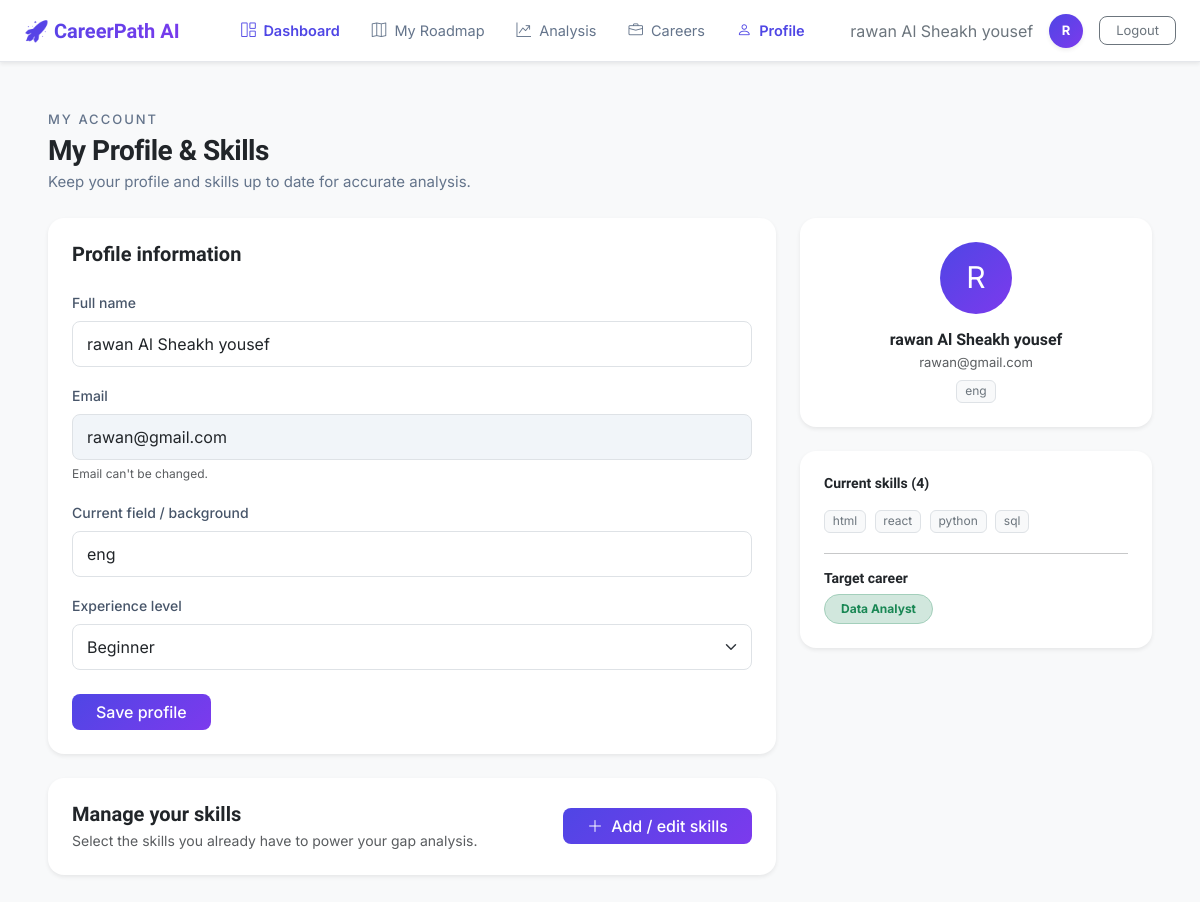
Page /dashboard/profile/ (signed in) on the committed database.
### accounts/models.py (models this page shows, shortened)
class User(AbstractBaseUser, PermissionsMixin):
    email = models.EmailField("email address", unique=True)
    full_name = models.CharField("full name", max_length=150, blank=True)
    is_active = models.BooleanField(default=True)
    is_staff = models.BooleanField(default=False)
    date_joined = models.DateTimeField(auto_now_add=True)
    objects = UserManager()
    USERNAME_FIELD = "email"
    REQUIRED_FIELDS = []  # email & password are prompted by default
    class Meta:
        verbose_name = "user"
        verbose_name_plural = "users"

### dashboard/models.py (models this page shows)
class UserProfile(models.Model):
    EXPERIENCE_CHOICES = [
        ('beginner', 'Beginner'),
        ('intermediate', 'Intermediate'),
        ('advanced', 'Advanced'),
    ]
    user = models.OneToOneField(settings.AUTH_USER_MODEL, on_delete=models.CASCADE, related_name='profile')
    skills = models.JSONField(default=list, blank=True)
    current_field = models.CharField(max_length=150, blank=True)
    experience_level = models.CharField(max_length=20, choices=EXPERIENCE_CHOICES, default='beginner')

### analysis/models.py (models this page shows, shortened)
class CareerTransitionPlan(models.Model):
    user = models.ForeignKey(User, on_delete=models.CASCADE)
    target_career = models.ForeignKey(Career, on_delete=models.CASCADE)
    created_at = models.DateTimeField(auto_now_add=True)

### careers/models.py (models this page shows, shortened)
class Career(models.Model):
    title = models.CharField(max_length=150, unique=True) # مثل: Data Analyst
    description = models.TextField()
    required_skills = models.ManyToManyField(Skill, through='CareerSkill', related_name='careers')

### dashboard/views.py (the view, shortened to what this page needs)
# urls.py: path('profile/', views.profile, name='profile'),
@login_required
def profile(request):
    user = request.user
    profile_obj, _ = UserProfile.objects.get_or_create(user=user)
    plan = None
    try:
        from analysis.models import CareerTransitionPlan
        plan = CareerTransitionPlan.objects.filter(user=user).order_by('-created_at').first()
    except Exception:
        pass
    context = {
        'profile': profile_obj,
        'plan': plan,
    }
    return render(request, 'dashboard/profile.html', context)

### dashboard/templates/dashboard/profile.html (shortened to what this page needs)
{% extends 'dashboard/base.html' %}
{% block content %}
<div class="mb-4">
  <div style="font-size: 13px; color: #64748B; text-transform: uppercase; letter-spacing: 2px; margin-bottom: 4px; font-weight: 500;">My account</div>
  <h1 class="ff-sora fw-bold text-dark mb-1" style="font-size: 28px; letter-spacing: -0.5px;">My Profile &amp; Skills </h1>
  <p style="font-size: 15px; color: #64748B; margin-bottom: 0;">Keep your profile and skills up to date for accurate analysis.</p>
</div>
<div class="row g-4">
  <div class="col-lg-8">
    <div class="card border-0 shadow-sm rounded-4 mb-4">
      <div class="card-body p-4">
        <h5 class="ff-sora fw-bold mb-4">Profile information</h5>
        <form method="post" action="{% url 'dashboard:profile' %}">
          <div class="mb-3">
            <label class="form-label" style="font-size: 14px; color: #475569; font-weight: 500;">Full name</label>
            <input type="text" name="full_name" class="form-control rounded-3"
                   value="{{ user.full_name }}" placeholder="Your full name"
                   style="padding: 10px 14px;">
          </div>
          <div class="mb-3">
            <label class="form-label" style="font-size: 14px; color: #475569; font-weight: 500;">Email</label>
            <input type="email" class="form-control rounded-3" value="{{ user.email }}"
                   disabled style="padding: 10px 14px; background: #F1F5F9;">
            <small class="text-muted" style="font-size: 12px;">Email can't be changed.</small>
          </div>
          <div class="mb-3">
            <label class="form-label" style="font-size: 14px; color: #475569; font-weight: 500;">Current field / background</label>
            <input type="text" name="current_field" class="form-control rounded-3"
                   value="{{ profile.current_field }}" placeholder="e.g. Accounting, Marketing, Student"
                   style="padding: 10px 14px;">
          </div>
          <div class="mb-4">
            <label class="form-label" style="font-size: 14px; color: #475569; font-weight: 500;">Experience level</label>
            <select name="experience_level" class="form-select rounded-3" style="padding: 10px 14px;">
              <option value="beginner"     {% if profile.experience_level == 'beginner' %}selected{% endif %}>Beginner</option>
            </select>
          </div>
          <button type="submit" class="btn bg-gradient-custom text-white px-4 border-0 btn-custom-primary rounded-3" style="font-weight: 500;">
            Save profile
          </button>
        </form>
      </div>
    </div>
    <div class="card border-0 shadow-sm rounded-4">
      <div class="card-body p-4 d-flex align-items-center justify-content-between flex-wrap gap-3">
        <div>
          <h5 class="ff-sora fw-bold mb-1">Manage your skills</h5>
          <p class="text-muted mb-0" style="font-size: 14px;">Select the skills you already have to power your gap analysis.</p>
        </div>
        <a href="{% url 'roadmap:skills_selection' %}" class="btn bg-gradient-custom text-white px-4 border-0 btn-custom-primary rounded-3" style="font-weight: 500; white-space: nowrap;">
          <i class="bi bi-plus-lg me-1"></i> Add / edit skills
        </a>
      </div>
    </div>
  </div>
  <div class="col-lg-4">
    <div class="card border-0 shadow-sm rounded-4 mb-4">
      <div class="card-body p-4 text-center">
        <div class="bg-gradient-custom text-white d-inline-flex align-items-center justify-content-center rounded-circle mb-3"
             style="width: 72px; height: 72px; font-size: 30px;">
          {{ user.full_name|default:user.email|first|upper }}
        </div>
        <h6 class="ff-sora fw-bold mb-1">{{ user.full_name|default:"No name yet" }}</h6>
        <p class="text-muted mb-0" style="font-size: 13px;">{{ user.email }}</p>
        {% if profile.current_field %}
          <span class="badge bg-light text-secondary border mt-2 fw-normal" style="font-size: 12px;">{{ profile.current_field }}</span>
        {% endif %}
      </div>
    </div>
    <div class="card border-0 shadow-sm rounded-4">
      <div class="card-body p-4">
        <h6 class="ff-sora fw-bold mb-3" style="font-size: 14px;">Current skills {% if profile.skills %}({{ profile.skills|length }}){% endif %}</h6>
        {% if profile.skills %}
          {% for skill in profile.skills %}
            <span class="badge bg-light text-secondary border me-1 mb-1 fw-normal" style="font-size: 12px;">{{ skill }}</span>
          {% endfor %}
        {% else %}
          <p class="text-muted mb-0" style="font-size: 13px;">No skills yet. Click "Add / edit skills" to get started.</p>
        {% endif %}
        {% if plan %}
        <hr class="my-3">
        <h6 class="ff-sora fw-bold mb-2" style="font-size: 14px;">Target career</h6>
        <span class="badge bg-success-subtle text-success border border-success-subtle px-3 py-2 rounded-pill">
           {{ plan.target_career.title }}
        </span>
        {% endif %}
      </div>
    </div>
  </div>
</div>
{% endblock %}

### dashboard/templates/dashboard/base.html (shortened to what this page needs)
{% load static %}
<!DOCTYPE html>
<html lang="en">
<head>
  <link href="https://cdn.jsdelivr.net/npm/bootstrap@5.3.2/dist/css/bootstrap.min.css" rel="stylesheet">
  <link href="https://cdn.jsdelivr.net/npm/bootstrap-icons@1.11.3/font/bootstrap-icons.min.css" rel="stylesheet">
</head>
<body>
  <nav class="navbar navbar-expand-lg sticky-top bg-white border-bottom shadow-sm" style="height: 62px; border-color: #E5E7EB !important;">
    <div class="container-fluid px-4">
      <a class="navbar-brand ff-sora fw-bold fs-5 text-gradient-custom" href="/dashboard/">🚀 CareerPath AI</a>
      <div class="collapse navbar-collapse" id="cpNav">
        <div class="mx-auto d-flex align-items-center gap-2 my-3 my-lg-0">
          <a href="{% url 'dashboard:home' %}" class="cp-nav-link {% if request.resolver_match.app_name == 'dashboard' %}active{% endif %}">
            <i class="bi bi-grid-1x2 me-1"></i> Dashboard
          </a>
          <a href="{% url 'roadmap:home' %}" class="cp-nav-link {% if request.resolver_match.app_name == 'roadmap' %}active{% endif %}"><i class="bi bi-map me-1"></i> My Roadmap</a>
        <a href="{% url 'analysis:home' %}" class="cp-nav-link {% if request.resolver_match.app_name == 'analysis' %}active{% endif %}">
          <i class="bi bi-graph-up-arrow me-1"></i> Analysis
        </a>
       <a href="{% url 'careers:list' %}" class="cp-nav-link {% if request.resolver_match.app_name == 'careers' %}active{% endif %}"><i class="bi bi-briefcase me-1"></i> Careers</a>
		  <a href="{% url 'dashboard:profile' %}" class="cp-nav-link {% if request.resolver_match.url_name == 'profile' %}active{% endif %}"><i class="bi bi-person me-1"></i> Profile</a>
        </div>
        <div class="d-flex align-items-center gap-3">
          <span class="fs-6 text-secondary d-none d-sm-inline">{{ user.full_name|default:user.email }}</span>
          <div class="bg-gradient-custom text-white d-flex align-items-center justify-content-center rounded-circle fw-bold shadow-sm"
               style="width: 34px; height: 34px; font-size: 13px;">
            {{ user.full_name|default:user.email|first|upper }}
          </div>
          <a href="{% url 'logout' %}" class="btn btn-sm btn-outline-secondary px-3" style="border-radius: 8px; font-size: 13px;">
            Logout
          </a>
        </div>
      </div>
    </div>
  </nav>
  <div class="p-4 p-md-5">
    {% block content %}{% endblock %}
  </div>
</body>
</html>

### dashboard/templates/dashboard/base.html (style rules this page uses)
body { font-family: 'Inter', sans-serif; background-color: #F8F9FA; color: #0F1419; min-height: 100vh; }
.ff-sora { font-family: 'Sora', sans-serif; }
.bg-gradient-custom { background: linear-gradient(135deg, #4F46E5, #7C3AED) !important; }
.text-gradient-custom { background: linear-gradient(135deg, #4F46E5, #7C3AED); -webkit-background-clip: text; -webkit-text-fill-color: transparent; background-clip: text; }
.btn-custom-primary { transition: all .2s; }
.cp-nav-link { font-size: 14.5px; color: #64748B; text-decoration: none; padding: 6px 12px; border-radius: 8px; transition: all 0.2s ease; }
.cp-nav-link.active { color: #4F46E5; font-weight: 600; }

### rows in the picture
User: full_name "rawan Al Sheakh yousef", full_name|first "R", email "rawan@gmail.com"
UserProfile: current_field "eng", experience_level "Beginner", skills|length "4"
CareerTransitionPlan: target_career "Data Analyst"

### other values in the picture
{{ skill }} "html" "react" "python" "sql"
